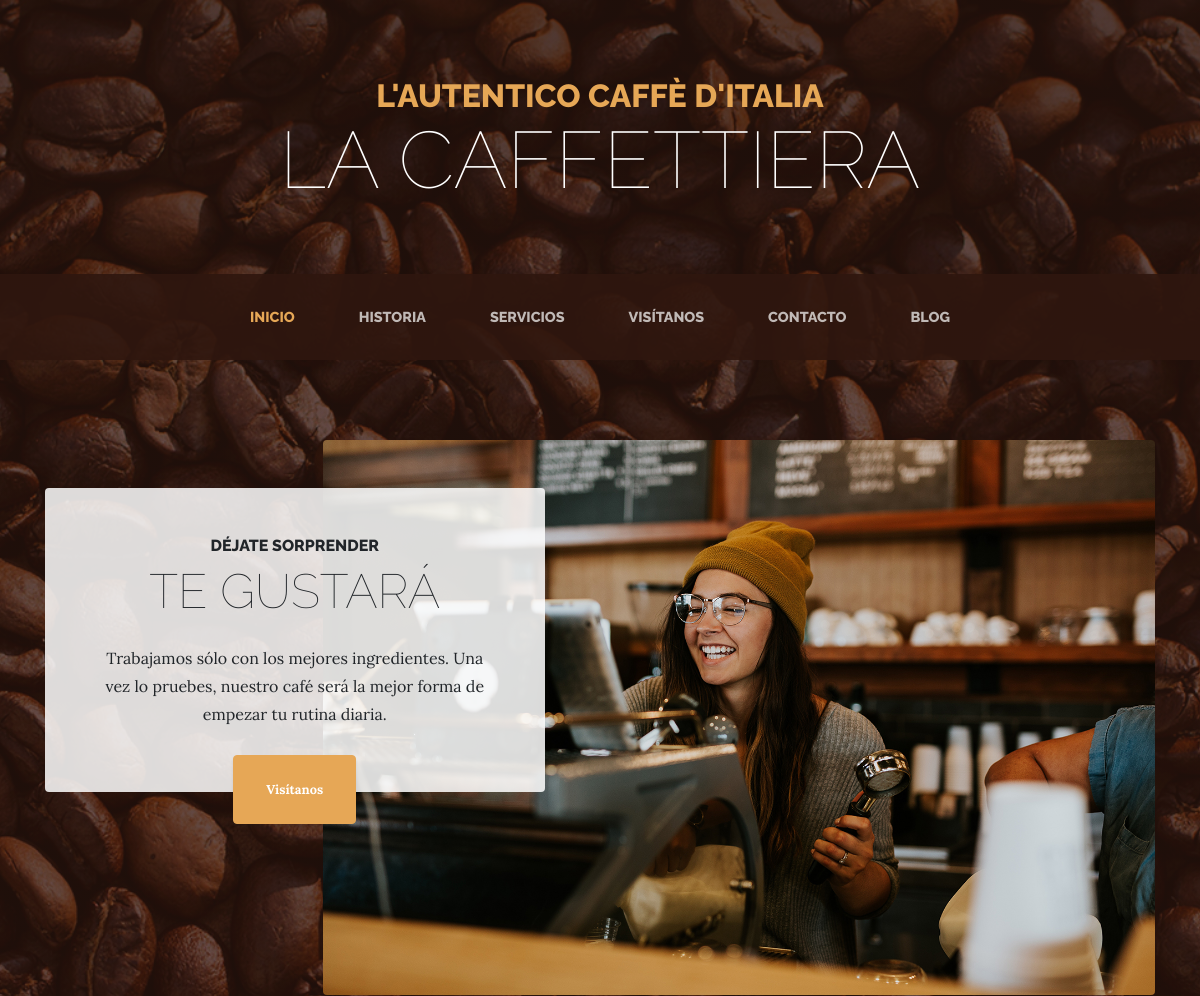
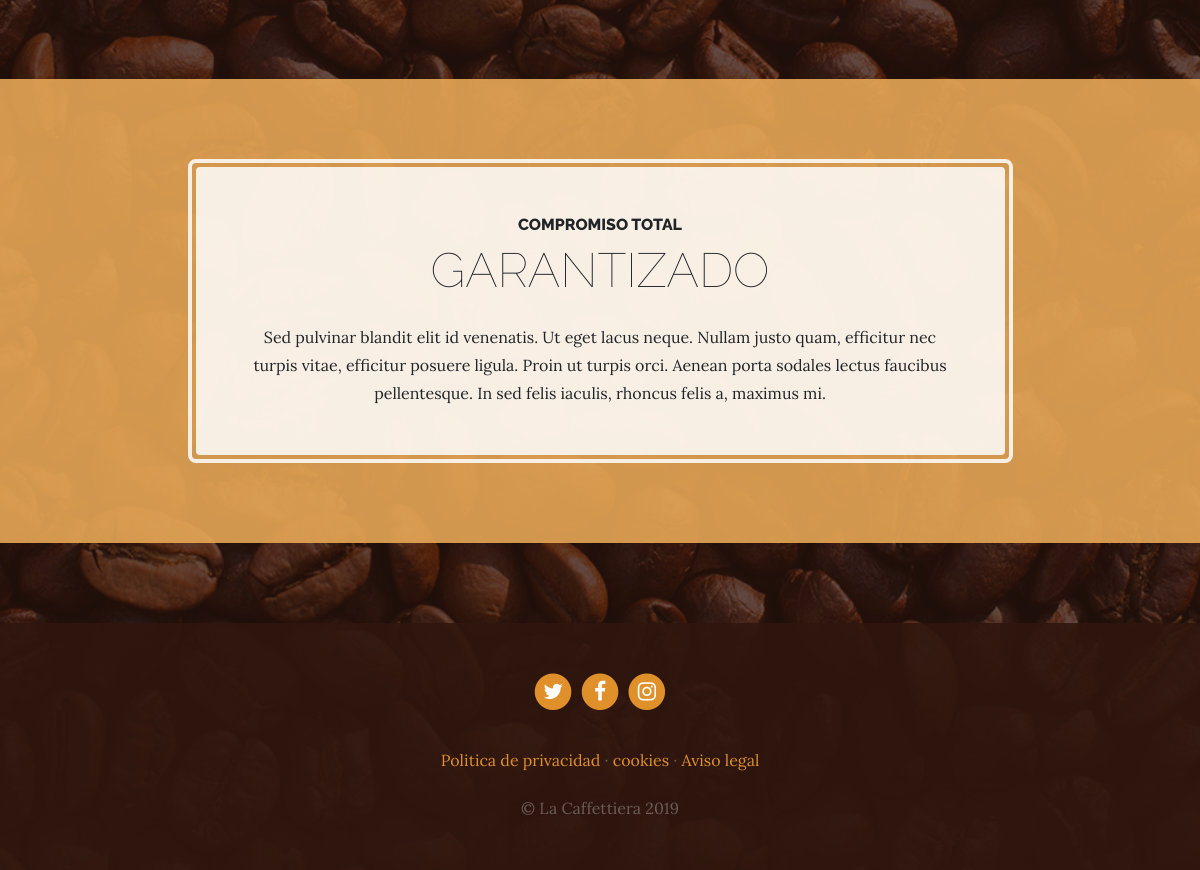
The page / on the database its author committed (2 pictures, top to bottom).
### pages/models.py (models this page shows, shortened)
class Page(models.Model):
    title=models.CharField(verbose_name="Titulo", max_length=200)
    content=RichTextField(verbose_name="Contenido")
    order=models.SmallIntegerField(verbose_name="Orden",default=0)
    created=models.DateTimeField(auto_now_add =True, verbose_name ='Fecha de creación')
    updated=models.DateTimeField(auto_now =True, verbose_name ='Fecha de edición')
    class Meta:
        verbose_name='pagina'
        verbose_name_plural='paginas'
        ordering=["order","title"]

### core/views.py (the view)
# urls.py: path('', views.home , name='home'),
def home(request):
    return render(request,'core/home.html')

### pages/templatetags/pages_extras.py (called while the page is built)
@register.simple_tag
def get_page_list():
    pages= Page.objects.all()
    return pages

### social/processors.py (called while the page is built)
def ctx_dict(request):
    ctx={}
    links=Link.objects.all()
    for link in links:
        ctx[link.key]= link.url
    return ctx

### core/templates/core/home.html (shortened to what this page needs)
{% extends 'core/base.html' %}
{% load static %}
{% block content %}
<section class="page-section clearfix">
  <div class="container">
    <div class="intro">
      <img class="intro-img img-fluid mb-3 mb-lg-0 rounded" src="{% static 'core/img/intro.jpg' %}" alt="">
      <div class="intro-text left-0 text-center bg-faded p-5 rounded">
        <h2 class="section-heading mb-4">
          <span class="section-heading-upper">Déjate sorprender</span>
          <span class="section-heading-lower">Te gustará</span>
        </h2>
        <p class="mb-3">Trabajamos sólo con los mejores ingredientes. Una vez lo pruebes, nuestro café será la mejor forma de empezar tu rutina diaria.
        </p>
        <div class="intro-button mx-auto">
          <a class="btn btn-primary btn-xl" href="{% url 'store' %}">Visítanos</a>
        </div>
      </div>
    </div>
  </div>
</section>
<section class="page-section cta">
  <div class="container">
    <div class="row">
      <div class="col-xl-9 mx-auto">
        <div class="cta-inner text-center rounded">
          <h2 class="section-heading mb-4">
            <span class="section-heading-upper">Compromiso total</span>
            <span class="section-heading-lower">Garantizado</span>
          </h2>
          <p class="mb-0">Sed pulvinar blandit elit id venenatis. Ut eget lacus neque. Nullam justo quam, efficitur nec turpis vitae, efficitur posuere ligula. Proin ut turpis orci. Aenean porta sodales lectus faucibus pellentesque. In sed felis iaculis, rhoncus felis a, maximus mi.</p>
        </div>
      </div>
    </div>
  </div>
</section>
{% endblock %}

### core/templates/core/base.html (shortened to what this page needs)
<!DOCTYPE html>
<html lang="es">
  <head>
    {% load static %}
    <link href="{% static 'core/vendor/bootstrap/css/bootstrap.min.css' %}" rel="stylesheet">
    <link href="{% static 'core/vendor/font-awesome/css/font-awesome.min.css' %}" rel="stylesheet" type="text/css">
    <link href="{% static 'core/css/business-casual.css' %}" rel="stylesheet">
  </head>
  <body>
    <h1 class="site-heading text-center text-white d-none d-lg-block">
      <span class="site-heading-upper text-primary mb-3">L'autentico caffè d'italia</span>
      <span class="site-heading-lower">La Caffettiera</span>
    </h1>
    <nav class="navbar navbar-expand-lg navbar-dark py-lg-4" id="mainNav">
      <div class="container">
        <div class="collapse navbar-collapse" id="navbarResponsive">
          <ul class="navbar-nav mx-auto">
            <li class="nav-item px-lg-4 {% if request.path == '/' %}active{% endif %}">
              <a class="nav-link text-uppercase text-expanded" href="{% url 'home' %}">Inicio</a>
            </li>
            <li class="nav-item px-lg-4 {% if request.path == '/about/' %}active{% endif %}">
              <a class="nav-link text-uppercase text-expanded" href="{% url 'about' %}">Historia</a>
            </li>
            <li class="nav-item px-lg-4 {% if request.path == '/services/' %}active{% endif %}">
              <a class="nav-link text-uppercase text-expanded" href="{% url 'services' %}">Servicios</a>
            </li>
            <li class="nav-item px-lg-4 {% if request.path == '/store/' %}active{% endif %}">
              <a class="nav-link text-uppercase text-expanded" href="{% url 'store' %}">Visítanos</a>
            </li>
            <li class="nav-item px-lg-4 {% if request.path == '/contact/' %}active{% endif %}">
              <a class="nav-link text-uppercase text-expanded" href="{% url 'contact' %}">Contacto</a>
            </li>
            <li class="nav-item px-lg-4 {% if request.path|slice:':6' == '/blog/' %}active{% endif %}">
              <a class="nav-link text-uppercase text-expanded" href="{% url 'blog' %}">Blog</a>
            </li>
          </ul>
        </div>
      </div>
    </nav>
    {% block content %} {% endblock %}
    <footer class="footer text-faded text-center py-5">
      <div class="container">
        <p class="m-0">
          {% if LINK_TWITTER %}
	          <a href="{{ LINK_TWITTER }}" class="link">
	            <span class="fa-stack fa-lg">
	              <i class="fa fa-circle fa-stack-2x"></i>
	              <i class="fa fa-twitter fa-stack-1x fa-inverse"></i>
	            </span>
	          </a>
          {% endif %}
          {% if LINK_FACEBOOK %}
            <a href="{{ LINK_FACEBOOK }}" class="link">
              <span class="fa-stack fa-lg">
                <i class="fa fa-circle fa-stack-2x"></i>
                <i class="fa fa-facebook fa-stack-1x fa-inverse"></i>
              </span>
            </a>
          {% endif %}
          {% if LINK_INSTAGRAM %}
            <a href="{{ LINK_INSTAGRAM }}" class="link">
              <span class="fa-stack fa-lg">
                <i class="fa fa-circle fa-stack-2x"></i>
                <i class="fa fa-instagram fa-stack-1x fa-inverse"></i>
              </span>
            </a>
          {% endif %}
	    </p>
        <p class="m-0 mbt">
          {% load pages_extras %}
          {% get_page_list as page_list %}
          {% for page in page_list %}
            <a href="{% url 'page' page.id page.title|slugify %}" class="link">{{page.title}}</a> {% if not forloop.last %}·{% endif %}
          {% endfor %}
		    </p>
        <p class="m-0 mbt1">&copy; La Caffettiera 2019</p>
      </div>
	</footer>
  </body>
</html>

### core/static/core/css/business-casual.css (style rules this page uses)
body { font-family: 'Lora'; background: linear-gradient(rgba(47, 23, 15, 0.65), rgba(47, 23, 15, 0.65)), url("../img/bg.jpg"); background-attachment: fixed; background-position: center; background-size: cover; }
h1, h2, h3, h4, h5, h6 { font-family: 'Raleway'; }
p { line-height: 1.75; }
.text-faded { color: rgba(255, 255, 255, 0.3); }
.site-heading { margin-top: 5rem; margin-bottom: 5rem; text-transform: uppercase; line-height: 1; font-family: 'Raleway'; }
.site-heading .site-heading-upper { display: block; font-size: 2rem; font-weight: 800; }
.site-heading .site-heading-lower { font-size: 5rem; font-weight: 100; line-height: 4rem; }
.page-section { margin-top: 5rem; margin-bottom: 5rem; }
.section-heading { text-transform: uppercase; }
.section-heading .section-heading-upper { display: block; font-size: 1rem; font-weight: 800; padding-bottom:.5rem; }
.section-heading .section-heading-lower { display: block; font-size: 3rem; font-weight: 100; }
.bg-faded { background-color: rgba(255, 255, 255, 0.85); }
#mainNav { background-color: rgba(47, 23, 15, 0.9); font-family: 'Raleway'; }
#mainNav .navbar-nav .nav-item .nav-link { color: rgba(255, 255, 255, 0.7); font-weight: 800; }
#mainNav .navbar-nav .nav-item.active .nav-link { color: #e6a756; }
@media (min-width: 992px) { #mainNav .navbar-nav .nav-item .nav-link { font-size: 0.9rem; } }
.btn-xl { font-weight: 700; font-size: 0.8rem; padding-top: 1.5rem; padding-bottom: 1.5rem; padding-left: 2rem; padding-right: 2rem; }
.intro { position: relative; }
@media (min-width: 992px) { .intro .intro-img { width: 75%; float: right; } }
@media (min-width: 992px) { .intro .intro-text { left: 0; width: 60%; margin-top: 3rem; position: absolute; } }
@media (min-width: 992px) { .intro .intro-text .intro-button { width: 100%; left: 0; position: absolute; bottom: -2rem; } }
@media (min-width: 1200px) { .intro .intro-text { width: 45%; } }
.cta { padding-top: 5rem; padding-bottom: 5rem; background-color: rgba(230, 167, 86, 0.9); }
.cta .cta-inner { position: relative; padding: 3rem; margin: 0.5rem; background-color: rgba(255, 255, 255, 0.85); }
.cta .cta-inner:before { border-radius: 0.5rem; content: ''; position: absolute; top: -0.5rem; bottom: -0.5rem; left: -0.5rem; right: -0.5rem; border: 0.25rem solid rgba(255, 255, 255, 0.85); }
.footer { background-color: rgba(47, 23, 15, 0.9); }
.text-primary { color: #e6a756 !important; }
.btn { box-shadow: 0px 3px 3px 0px rgba(33, 37, 41, 0.1); }
.btn-primary { background-color: #e6a756; border-color: #e6a756; }
.mbt { padding-top: 2rem; }
.mbt1 { padding-top: 1.25rem; }
a.link { color: #df902a; }

### rows shown on the page
Page: title "Politica de privacidad"
Page: title "cookies"
Page: title "Aviso legal"
